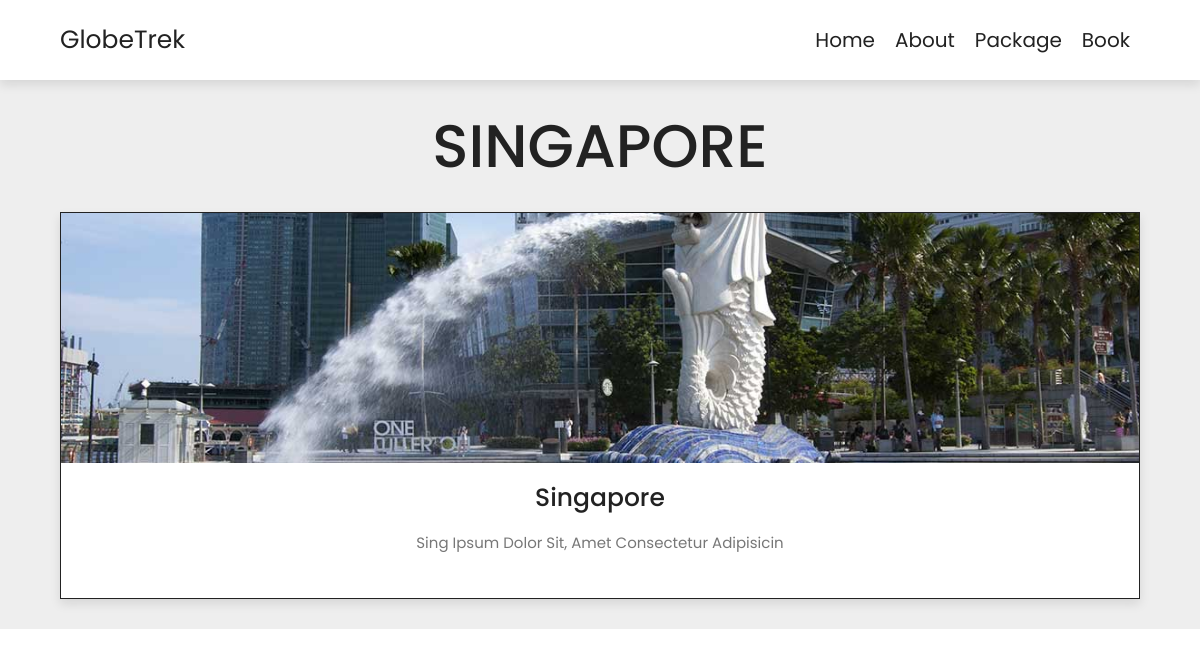
/packagedet/2, run on the app's committed database.
### traveling/models.py (models this page shows, shortened)
class package(models.Model):
    package_id=models.AutoField
    package_name=models.CharField(max_length=50)
    package_dis=models.CharField(max_length=50)
    package_image=models.ImageField(upload_to="traveling/image",default="")
    pub_date=models.DateField()

### traveling/views.py (the view)
# urls.py: path('packagedet/<myid>', views.Packagedet, name='packagedet'),
def Packagedet(request,myid):
    packagee=package.objects.get(id=myid)
    data={'pc':packagee}
    return render (request,'packebook.html',data)

### templates/packebook.html
{% include 'header.html' %}
   <section class="home-packages">
      <h1 class="heading-title">{{pc.package_name}}  </h1>
      <div class="box-container">
         <div class="box">
            <div class="image">
               <img src='/media/{{pc.package_image}}' alt="">
            </div>
            <div class="content">
               <h3>{{pc.package_name}}</h3>
               <p>{{pc.package_dis}}</p>
            </div>
         </div>
   </section>

### static/Style.css (style rules this page uses)
:root { --main-color:#8e44ad; --black:#222; --white:#fff; --light-black:#777; --light-white:#fff9; --dark-bg:rgba(0,0,0,.7); --light-bg:#eee; --border:.1rem solid var(--black); --box-shadow:0 .5rem 1rem rgba(0,0,0,.1); --text-shadow:0 1.5rem 3rem rgba(0,0,0,.3); }
* { font-family: 'Poppins', sans-serif; margin:0; padding:0; box-sizing: border-box; outline: none; border:none; text-decoration: none; text-transform: capitalize; }
html { font-size: 62.5%; overflow-x: hidden; }
section { padding:5rem 10%; }
.heading-title { text-align: center; margin-bottom: 3rem; font-size: 6rem; text-transform: uppercase; color:var(--black); }
.home-packages { background: var(--light-bg); }
.home-packages .box-container { display: grid; grid-template-columns: repeat(auto-fit, minmax(30rem, 1fr)); gap: 2rem; }
.home-packages .box-container .box { border:var(--border); box-shadow: var(--box-shadow); background: var(--white); }
.home-packages .box-container .box .image { height: 25rem; overflow: hidden; }
.home-packages .box-container .box .image img { height: 100%; width: 100%; object-fit: cover; transition: .2s linear; }
.home-packages .box-container .box .content { padding:2rem; text-align: center; }
.home-packages .box-container .box .content h3 { font-size: 2.5rem; color:var(--black); }
.home-packages .box-container .box .content p { font-size: 1.5rem; color:var(--light-black); line-height: 2; padding:1rem 0; }
@media (max-width:1200px) { section { padding:3rem 5%; } }

### data on the page
package: package_name "SINGAPORE", package_image (picture), package_name "Singapore", package_dis "Sing Ipsum Dolor Sit, Amet Consectetur Adipisicin"
